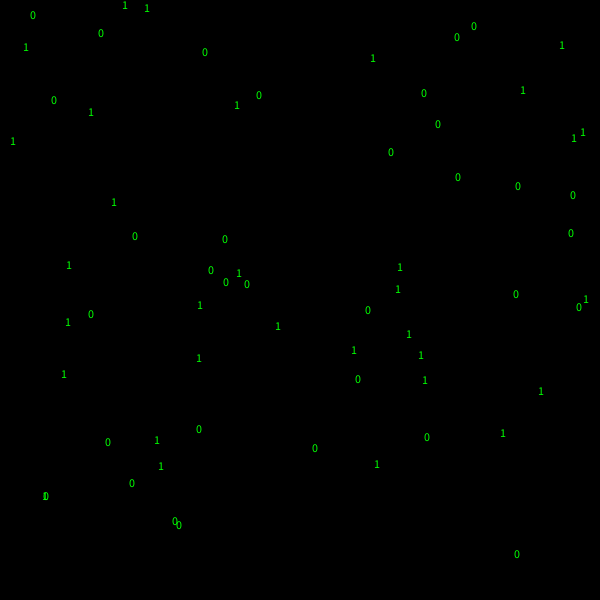
Frame 1 (no input)
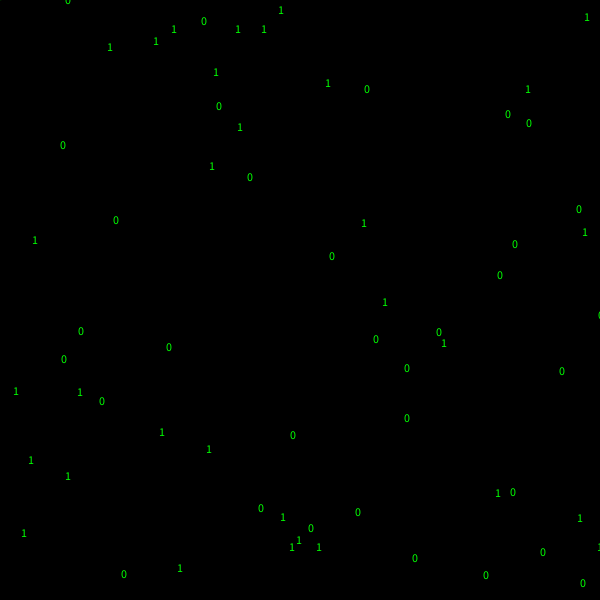
Frame 60 (the mouse pressed at the canvas centre just before this capture)
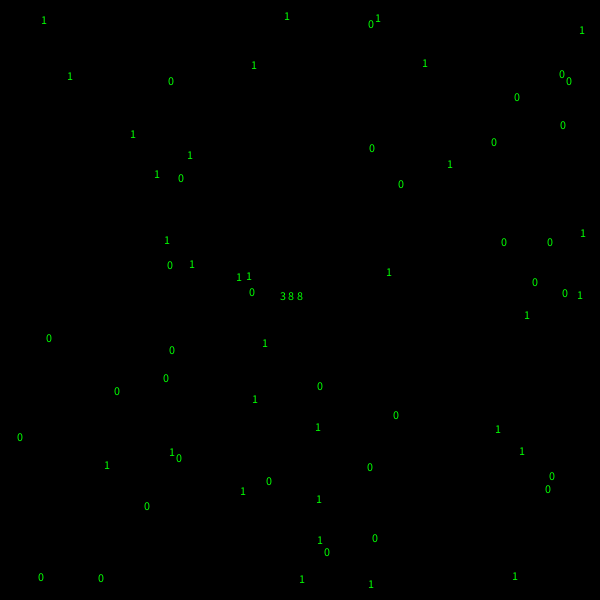
Frame 120 (the mouse held since frame 60 and released just before this capture)

The Processing sketch that drew these frames (run headless with seeded random() and noise(); from frame 60 on, the mouse is pressed at the canvas centre):

// Processing sketch: processing_90044
// ── processing_90044.pde

void setup () {
size (600, 600);
frameRate(20);
}
void draw () {
 background(0);
 text(str(hour()) + " " + str(minute()) + " " + str(second()), mouseX-20, mouseY);
 if (mousePressed && (mouseButton == LEFT)){ fill(255,0, 0); } else {
 fill(0, 255,0);
 for (int i=0; i <= 64; i++){ text(i%2, random(600),  random(600)); }}
}
